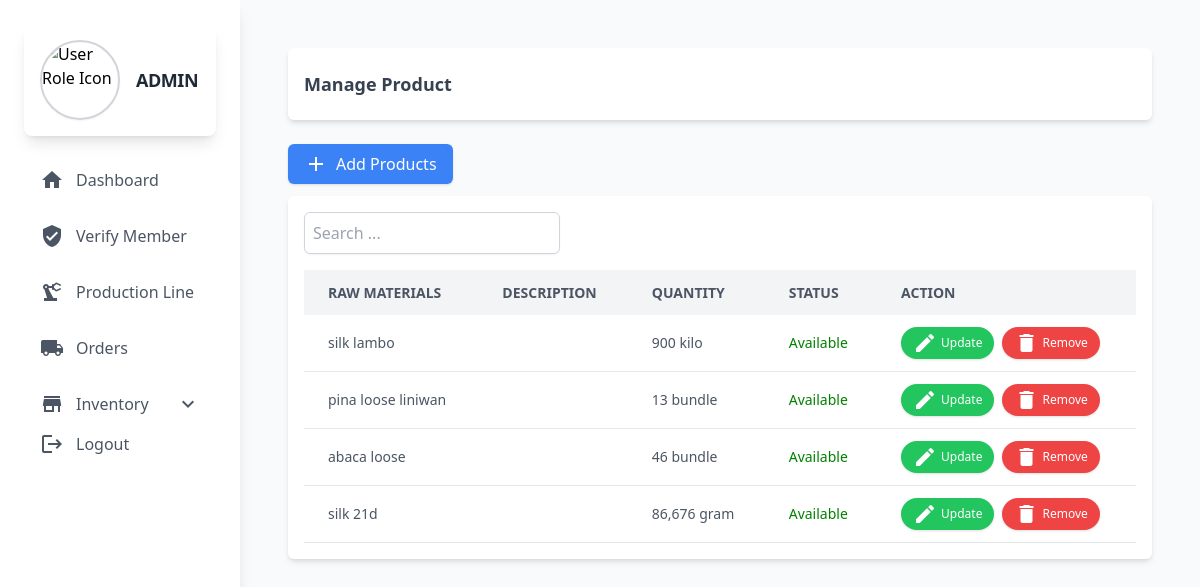
/admin/products.php (signed in), run on the app's committed database.
### tables this page shows
CREATE TABLE `raw_materials` (
  `id` int(11) NOT NULL,
  `rm_name` varchar(60) NOT NULL,
  `rm_description` text DEFAULT NULL,
  `rm_quantity` varchar(255) NOT NULL,
  `rm_status` varchar(60) NOT NULL
);

### admin/backend/dbconnect.php (called while the page is built, shortened)
<?php
class db_connect
{
    public $host = db_host;
    public $user = db_user;
    public $pass = db_pass;
    public $name = db_name;
    public function connect()
    {
        try {
            $this->conn = new mysqli($this->host, $this->user, $this->pass, $this->name);
        } catch (\Throwable $th) {
            header("Location:setup.php");
        }
    }
}
?>

### admin/backend/class.php (called while the page is built, shortened)
<?php
include ('dbconnect.php');
class global_class extends db_connect
{
    public function fetch_all_materials() {
        $sql = "SELECT
                    rm.id AS rmid,
                    rm.rm_name,
                    rm.rm_description,
                    rm.rm_quantity,
                    CASE
                        WHEN rm.rm_quantity = 0 THEN 'Out of Stocks'
                        ELSE rm.rm_status
                    END AS rm_status
                FROM raw_materials AS rm
                ORDER BY rm.id ASC";
        $result = $this->conn->query($sql);
        return $result;
    }
}

### admin/backend/end-points/list_raw_material.php (the view, shortened to what this page needs)
<?php
$fetch_all_materials = $db->fetch_all_materials();
if ($fetch_all_materials->num_rows > 0) {
    while ($row = $fetch_all_materials->fetch_assoc()) {
?>
    <tr class="border-b border-gray-200 hover:bg-gray-50">
        <td class="py-3 px-6 text-left"><?php echo htmlspecialchars($row['rm_name']); ?></td>
        <td class="py-3 px-6 text-left"><?php echo htmlspecialchars($row['rm_description']); ?></td>
        <td class="py-3 px-6 text-left"><?php echo htmlspecialchars($row['rm_quantity']); ?></td>
        <td class="py-3 px-6 text-left" style="color:
            <?php
                if (strtolower($row['rm_status']) == 'available') echo 'green';
                else if (strtolower($row['rm_status']) == 'not available') echo 'red';
                else if (strtolower($row['rm_status']) == 'out of stocks') echo 'orange';
                else echo 'black';
            ?>;">
            <?php echo htmlspecialchars(ucfirst($row['rm_status'])); ?>
        </td>
        <td class="py-3 px-6 flex space-x-2">
            <button
                class="updateRmBtn bg-green-500 hover:bg-green-600 text-white py-1 px-3 rounded-full text-xs flex items-center shadow"
                data-id="<?php echo htmlspecialchars($row['rmid']); ?>"
                data-rm_name="<?php echo htmlspecialchars($row['rm_name']); ?>"
                data-rm_description="<?php echo htmlspecialchars($row['rm_description']); ?>"
                data-rm_quantity="<?php echo htmlspecialchars($row['rm_quantity']); ?>"
                data-rm_status="<?php echo htmlspecialchars($row['rm_status']); ?>"
            >
                <span class="material-icons text-sm mr-1">edit</span> Update
            </button>
            <button
                class="deleteRmBtn bg-red-500 hover:bg-red-600 text-white py-1 px-3 rounded-full text-xs flex items-center shadow"
                data-id="<?php echo htmlspecialchars($row['rmid']); ?>"
                data-rm_name="<?php echo htmlspecialchars($row['rm_name']); ?>">
                <span class="material-icons text-sm mr-1">delete</span> Remove
            </button>
        </td>
    </tr>
<?php
    }
} else {
?>
    <tr>
        <td colspan="8" class="py-3 px-6 text-center">No raw materials found.</td>
    </tr>
<?php
}
?>

### data on the page
raw_materials: rm_name "silk lambo", rm_quantity "900 kilo", rm_status "Available"
raw_materials: rm_name "pina loose liniwan", rm_quantity "13 bundle", rm_status "Available"
raw_materials: rm_name "abaca loose", rm_quantity "46 bundle", rm_status "Available"
raw_materials: rm_name "silk 21d", rm_quantity "86,676 gram", rm_status "Available"

### other printed values
$_SESSION['user_type'] "ADMIN"
